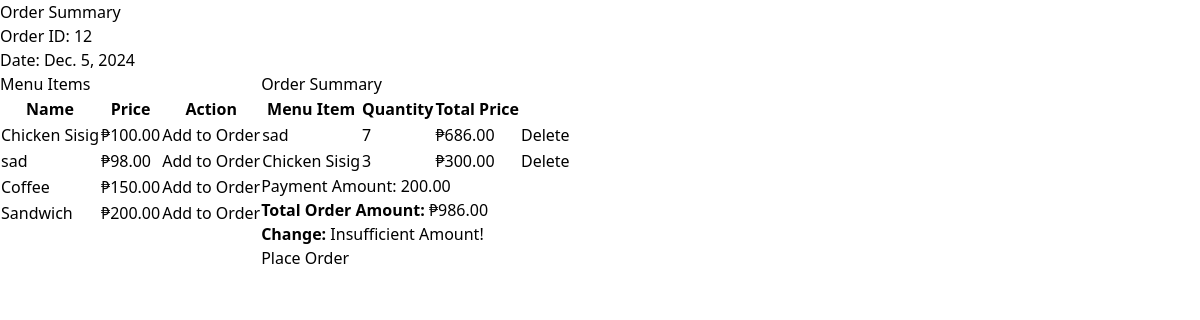
Page /neworder/12/ on the committed database.
### sales_list/models.py (models this page shows, shortened)
class OrderSummary(models.Model):
    date = models.DateField(default=now)
    payment_amount = models.DecimalField(max_digits=10, decimal_places=2)
    @property
    def order_total(self):
        orderdetails = self.orderdetail_set.all()
        total = sum([details.total_price for details in orderdetails])
        return total
    @property
    def change(self):
        orderdetails = self.orderdetail_set.all()
        total = sum([details.total_price for details in orderdetails])
        change = self.payment_amount - total
        if total > self.payment_amount:
            return "Insufficient Amount!"
        elif self.payment_amount >= total:
            return f"₱{change}"

class MenuItem(models.Model):
    name = models.CharField(max_length=255)
    price = models.DecimalField(max_digits=10, decimal_places=2)

class OrderDetail(models.Model):
    quantity = models.PositiveIntegerField()
    menu_item = models.ForeignKey(MenuItem, on_delete=models.CASCADE, blank=True, null=True)
    order_summary = models.ForeignKey(OrderSummary, on_delete=models.SET_NULL, blank=True, null=True)
    @property
    def total_price(self):
        return self.menu_item.price * self.quantity

### sales_list/views.py (the view, shortened to what this page needs)
# urls.py: path('neworder/<int:order_id>/', sales.new_order, name='neworder'),
def new_order(request, order_id):
    order_summary = OrderSummary.objects.get(id=order_id)
    all_items = MenuItem.objects.all()
    all_order_items = OrderDetail.objects.filter(order_summary=order_summary)
    context = {
        'order_summary': order_summary,
        'all_items': all_items,
        'all_order_items': OrderDetail.objects.filter(order_summary=order_summary),
    }
    return render(request, 'neworder.html', context)

### sales_list/templates/neworder.html (shortened to what this page needs)
{% extends 'base.html' %}
{% block content %}
<h1>Order Summary</h1>
<div>
    <p>Order ID: {{ order_summary.id }}</p>
    <p>Date: {{ order_summary.date }}</p>
</div>
<div class="flex flex-row">
    <div>
        <h2>Menu Items</h2>
        <form method="POST">
            <table class="table-auto">
                <thead>
                    <tr>
                        <th>Name</th>
                        <th>Price</th>
                        <th>Action</th>
                    </tr>
                </thead>
                <tbody>
                    {% for item in all_items %}
                    <tr>
                        <td>{{ item.name }}</td>
                        <td>₱{{ item.price }}</td>
                        <td>
                            <button type="submit" name="menu_item" value="{{ item.id }}" class="add-btn">Add to Order</button>
                        </td>
                    </tr>
                    {% endfor %}
                </tbody>
            </table>
        </form>
    </div>
    <div>
        <h2>Order Summary</h2>
        <form method="POST">
            <table class="table-auto">
                <thead>
                    <tr>
                        <th>Menu Item</th>
                        <th>Quantity</th>
                        <th>Total Price</th>
                    </tr>
                </thead>
                <tbody>
                    {% for order_item in all_order_items %}
                    <tr>
                        <td>{{ order_item.menu_item.name }}</td>
                        <td>{{ order_item.quantity}}</td>
                        <td>₱{{ order_item.total_price }}</td>
                        <td>
                            <a href="{% url 'delete_order_item' order_item.id %}">Delete</a>
                        </td>
                    </tr>
                    {% endfor %}
                </tbody>
            </table>
            <div>
                <label for="payment_amount">Payment Amount:</label>
                <input type="number" name="payment_amount" step="0.01" min="0" value="{{ order_summary.payment_amount }}" required>
            </div>
            <p><strong>Total Order Amount:</strong> ₱{{ order_summary.order_total }}</p>
            <p><strong>Change:</strong> {{ order_summary.change }}</p>
            <button type="submit" class="btn btn-primary">Place Order</button>
        </form>
    </div>
</div>
{% endblock %}

### rows in the picture
OrderSummary: id "12", date "Dec. 5, 2024", payment_amount "200.00", order_total "986.00", change "Insufficient Amount!"
MenuItem: name "Chicken Sisig", price "100.00", {{ item.id }} 2 (drawn)
MenuItem: name "sad", price "98.00", {{ item.id }} 10 (drawn)
MenuItem: name "Coffee", price "150.00", {{ item.id }} 11 (drawn)
MenuItem: name "Sandwich", price "200.00", {{ item.id }} 12 (drawn)
OrderDetail: menu_item.name "sad", quantity "7", total_price "686.00"
OrderDetail: menu_item.name "Chicken Sisig", quantity "3", total_price "300.00"
